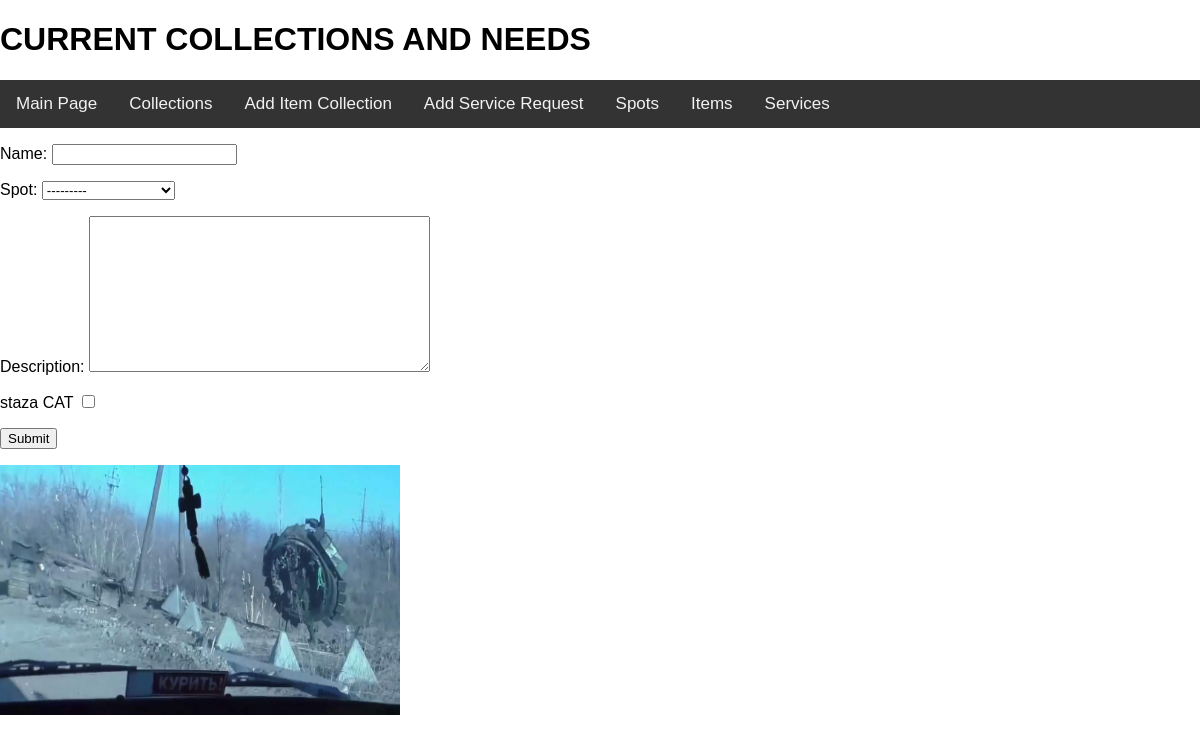
Before: /AidplannerApp/collections/add_collection_item/ (signed in) with the older database file.
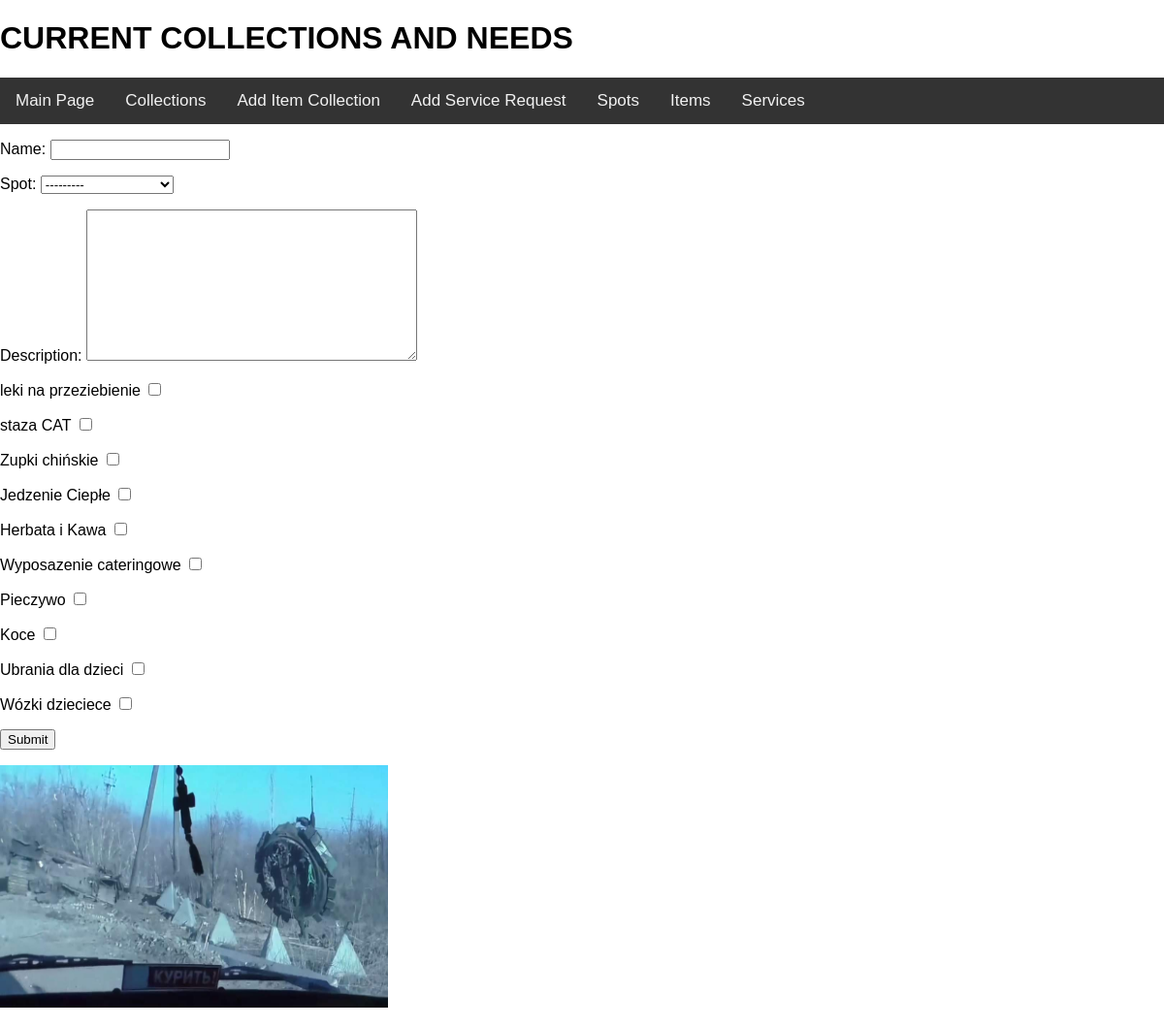
After: the same page with the newer database file.
### AidplannerApp/models.py (models this page shows, shortened)
class Item(models.Model):
    def __str__(self):
        return self.name
    name = models.CharField(max_length=64)
    description = models.CharField(max_length=360)

### AidplannerApp/views.py (the view, shortened to what this page needs)
# urls.py: path('collections/add_collection_item/', views.AddCollectionItem.as_view(), name='add_collection_item'),
class AddCollectionItem(LoginRequiredMixin, View):
    def get(self, request):
        form = AddItemCollectionForm()
        items = Item.objects.all()
        return render(request, 'form2.html', {'form': form, 'items': items})

### AidplannerApp/forms.py
class AddItemCollectionForm(forms.ModelForm):
    class Meta:
        model = ItemCollection
        exclude = ['items']

### AidplannerApp/models.py (called while the page is built)
    def __str__(self):
        return self.name

### templates/form2.html (shortened to what this page needs)
{% extends 'collections.html' %}
{% block MAINBLOCK %}
    <form method="post">
        {{ form.as_p }}
        {% if items %}
        {% for item in items.all %}
        <p><label>{{ item }}</label>
            <input type="checkbox" name="items" value="{{ item.pk }}" /></p>
        {% endfor %}
        {% endif %}
    <input type="submit">
    </form>
{% endblock %}

Changed rows visible on the page:
added Item: name "leki na przeziebienie"
added Item: name "Zupki chińskie"
added Item: name "Jedzenie Ciepłe"
added Item: name "Herbata i Kawa"
added Item: name "Wyposazenie cateringowe"
added Item: name "Pieczywo"
added Item: name "Koce"
added Item: name "Ubrania dla dzieci"
added Item: name "Wózki dzieciece"
